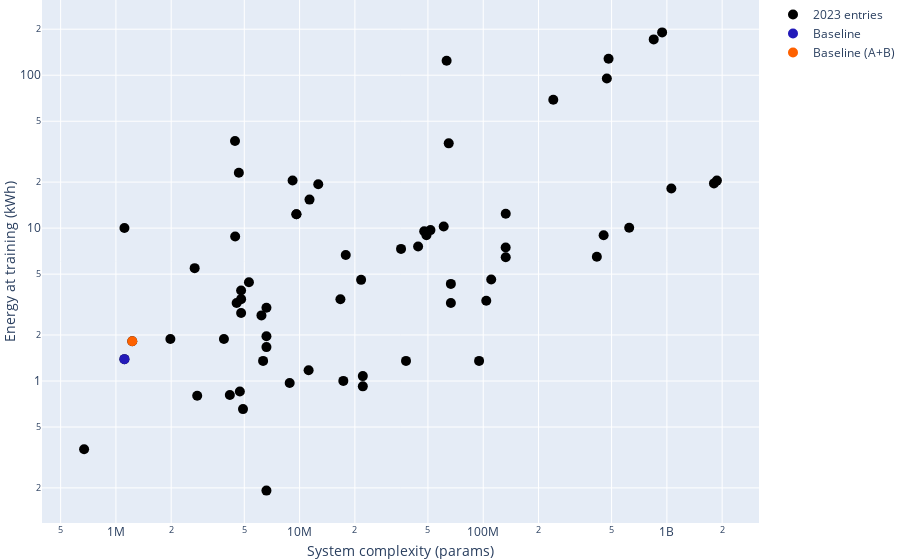
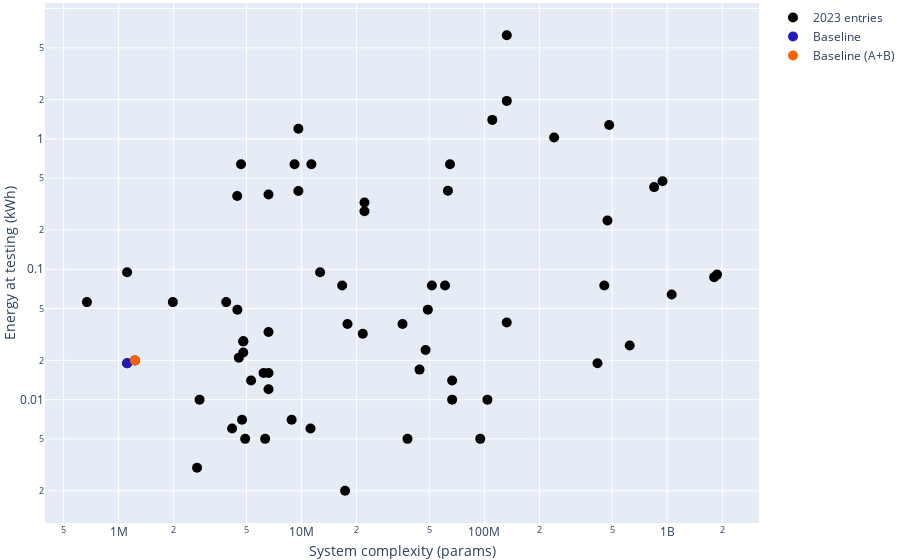

The cell these charts' notebook holds for them, in order:
### Markdown cell above
### Relation between system complexity and energy at training

### Code cell
# Define the variables for the scatter plot.
x = 'system_complexity_params'       # X-axis data column

# Define labels for the x and y axes.
x_axes_lab = 'System complexity (params)'

# Column containing code or labels to be displayed on the plot.
code = 'code'

for y_label, phase in zip(['training', 'test'], ["training", "testing"]):
    y = f'energy_{y_label}_normalized'     # Y-axis data column
    y_axes_lab = f'Energy at {phase} (kWh)'

    # Create a scatter plot using the 'scatter_all' function, but don't display it immediately (show=False).
    fig = scatter_all(df_only_23, x, y, x_axes_lab, y_axes_lab, code, add_base=True, year=2023, show=False)
    
    # Update the layout of the figure to customize legend, axis titles, dimensions, and margins.
    fig.update_layout(
        xaxis=dict(
            title_standoff=10,          # Remove spacing between label and axis
        ),
        yaxis=dict(
            title_standoff=10,          # Remove spacing between label and axis
        ),
        margin=dict(l=0, r=0, t=0, b=0.5),  # Set margins for the plot
    )
    
    # Display the figure.
    fig.show()
    
    # Specify the directory for saving the figure and the file name.
    file_name = os.path.join(fig_dir, f'sc-energy-{phase}.pdf')
    
    # Save the figure to the specified file with a defined format and scaling.
    save_image(fig, file_name)

### Figure 1 — Plotly figure (JSON) as saved in the notebook; plotly's stock layout.template omitted (floating-point values rounded to 4 significant figures)
{"data": [{"marker": {"color": "black", "size": 10}, "mode": "markers", "name": "2023 entries", "text": ["Baseline_task4a_1", "Baseline_task4a_2", "Li_USTC_task4a_5", "Li_USTC_task4a_7", "Liu_NSYSU_task4_3", "Liu_NSYSU_task4_4", "Liu_NSYSU_task4_7", "Lee_CAU_task4A_1", "Lee_CAU_task4A_2", "Cheimariotis_DUTH_task4a_1", "Cheimariotis_DUTH_task4a_2", "Chen_CHT_task4_1", "Chen_CHT_task4_2", "Xiao_FMSG_task4a_1", "Xiao_FMSG_task4a_2", "Xiao_FMSG_task4a_3", "Xiao_FMSG_task4a_4", "Guan_HIT_task4a_3", "Wang_XiaoRice_task4a_1", "Zhang_IOA_task4_5", "Zhang_IOA_task4_6", "Zhang_IOA_task4_7", "Wu_NCUT_task4a_1", "Barahona_AUDIAS_task4a_1", "Barahona_AUDIAS_task4a_3", "Gan_NCUT_task4_1", "Liu_SRCN_task4a_4", "Kim_GIST-HanwhaVision_task4a_1", "Kim_GIST-HanwhaVision_task4a_2", "Kim_GIST-HanwhaVision_task4a_3", "Wenxin_TJU_task4a_5", "Wenxin_TJU_task4a_7", "Li_USTC_task4a_1", "Li_USTC_task4a_2", "Liu_NSYSU_task4_1", "Liu_NSYSU_task4_2", "Liu_NSYSU_task4_5", "Chen_CHT_task4_3", "Chen_CHT_task4_4", "Xiao_FMSG_task4a_5", "Xiao_FMSG_task4a_6", "Xiao_FMSG_task4a_7", "Xiao_FMSG_task4a_8", "Guan_HIT_task4a_1", "Guan_HIT_task4a_2", "Guan_HIT_task4a_5", "Wang_XiaoRice_task4a_2", "Wang_XiaoRice_task4a_3", "Zhang_IOA_task4_1", "Zhang_IOA_task4_2", "Zhang_IOA_task4_3", "Wu_NCUT_task4a_2", "Wu_NCUT_task4a_3", "Barahona_AUDIAS_task4a_5", "Barahona_AUDIAS_task4a_7", "Gan_NCUT_task4_2", "Gan_NCUT_task4_3", "Liu_SRCN_task4a_1", "Liu_SRCN_task4a_2", "Liu_SRCN_task4a_3", "Kim_GIST-HanwhaVision_task4a_4", "Kim_GIST-HanwhaVision_task4a_5", "Kim_GIST-HanwhaVision_task4a_6", "Wenxin_TJU_task4a_1", "Wenxin_TJU_task4a_2", "Wenxin_TJU_task4a_3"], "type": "scatter", "x": [1112420, 1227236, 103884000, 2684000, 6600000, 22100000, 22100000, 6200000, 6600000, 6600000, 6600000, 4920104, 6329384, 2770884, 8832068, 4729412, 4171844, 4460124, 671000, 11325746, 9160520, 4670390, 17307000, 1112420, 12637170, 11200000, 5300000, 4542556, 4804956, 4804956, 47700000, 44200000, 623304000, 415536000, 132600000, 132600000, 110500000, 37976304, 94940760, 21629908, 51596456, 16687376, 60916904, 17840496, 35680992, 49061364, 3873000, 1979000, 240652180, 64870560, 481304360, 66637000, 66637000, 4449680, 63185850, 132500000, 452500000, 1804800000, 1057200000, 1872000000, 4804956, 9609912, 9609912, 942000000, 471000000, 847800000], "xaxis": "x", "y": [1.39, 1.821, 3.347, 5.472, 0.192, 1.077, 0.923, 2.686, 3.011, 1.666, 1.964, 0.655, 1.354, 0.8, 0.971, 0.853, 0.811, 8.806, 0.358, 15.36, 20.48, 23.04, 1.002, 10.01, 19.34, 1.175, 4.425, 3.241, 3.912, 3.432, 9.527, 7.582, 10.04, 6.496, 12.4, 6.453, 4.608, 1.354, 1.354, 4.587, 9.707, 3.426, 10.24, 6.673, 7.313, 8.981, 1.882, 1.882, 69.12, 35.84, 128, 3.238, 4.317, 37.1, 124.3, 7.477, 8.971, 19.61, 18.17, 20.46, 2.783, 12.33, 12.33, 190.5, 95.28, 171.5], "yaxis": "y"}, {"marker": {"color": "#231AB9", "size": 10}, "mode": "markers", "name": "Baseline", "text": "Baseline", "type": "scatter", "x": [1112420], "xaxis": "x", "y": [1.39], "yaxis": "y"}, {"marker": {"color": "#FE6100", "size": 10}, "mode": "markers", "name": "Baseline (A+B)", "text": "Baseline (A+B)", "type": "scatter", "x": [1227236], "xaxis": "x", "y": [1.821], "yaxis": "y"}], "layout": {"autosize": true, "margin": {"b": 0.5, "l": 0, "r": 0, "t": 0}, "showlegend": true, "title": {"x": 0.23}, "xaxis": {"anchor": "y", "autorange": true, "domain": [0, 1], "range": [5.606, 9.493], "title": {"standoff": 10, "text": "System complexity (params)"}, "type": "log"}, "yaxis": {"anchor": "x", "autorange": true, "domain": [0, 1], "range": [-0.9577, 2.521], "title": {"standoff": 10, "text": "Energy at training (kWh)"}, "type": "log"}}}

### Figure 2 — Plotly figure (JSON) as saved in the notebook; plotly's stock layout.template omitted (floating-point values rounded to 4 significant figures)
{"data": [{"marker": {"color": "black", "size": 10}, "mode": "markers", "name": "2023 entries", "text": ["Baseline_task4a_1", "Baseline_task4a_2", "Li_USTC_task4a_5", "Li_USTC_task4a_7", "Liu_NSYSU_task4_3", "Liu_NSYSU_task4_4", "Liu_NSYSU_task4_7", "Lee_CAU_task4A_1", "Lee_CAU_task4A_2", "Cheimariotis_DUTH_task4a_1", "Cheimariotis_DUTH_task4a_2", "Chen_CHT_task4_1", "Chen_CHT_task4_2", "Xiao_FMSG_task4a_1", "Xiao_FMSG_task4a_2", "Xiao_FMSG_task4a_3", "Xiao_FMSG_task4a_4", "Guan_HIT_task4a_3", "Wang_XiaoRice_task4a_1", "Zhang_IOA_task4_5", "Zhang_IOA_task4_6", "Zhang_IOA_task4_7", "Wu_NCUT_task4a_1", "Barahona_AUDIAS_task4a_1", "Barahona_AUDIAS_task4a_3", "Gan_NCUT_task4_1", "Liu_SRCN_task4a_4", "Kim_GIST-HanwhaVision_task4a_1", "Kim_GIST-HanwhaVision_task4a_2", "Kim_GIST-HanwhaVision_task4a_3", "Wenxin_TJU_task4a_5", "Wenxin_TJU_task4a_7", "Li_USTC_task4a_1", "Li_USTC_task4a_2", "Liu_NSYSU_task4_1", "Liu_NSYSU_task4_2", "Liu_NSYSU_task4_5", "Chen_CHT_task4_3", "Chen_CHT_task4_4", "Xiao_FMSG_task4a_5", "Xiao_FMSG_task4a_6", "Xiao_FMSG_task4a_7", "Xiao_FMSG_task4a_8", "Guan_HIT_task4a_1", "Guan_HIT_task4a_2", "Guan_HIT_task4a_5", "Wang_XiaoRice_task4a_2", "Wang_XiaoRice_task4a_3", "Zhang_IOA_task4_1", "Zhang_IOA_task4_2", "Zhang_IOA_task4_3", "Wu_NCUT_task4a_2", "Wu_NCUT_task4a_3", "Barahona_AUDIAS_task4a_5", "Barahona_AUDIAS_task4a_7", "Gan_NCUT_task4_2", "Gan_NCUT_task4_3", "Liu_SRCN_task4a_1", "Liu_SRCN_task4a_2", "Liu_SRCN_task4a_3", "Kim_GIST-HanwhaVision_task4a_4", "Kim_GIST-HanwhaVision_task4a_5", "Kim_GIST-HanwhaVision_task4a_6", "Wenxin_TJU_task4a_1", "Wenxin_TJU_task4a_2", "Wenxin_TJU_task4a_3"], "type": "scatter", "x": [1112420, 1227236, 103884000, 2684000, 6600000, 22100000, 22100000, 6200000, 6600000, 6600000, 6600000, 4920104, 6329384, 2770884, 8832068, 4729412, 4171844, 4460124, 671000, 11325746, 9160520, 4670390, 17307000, 1112420, 12637170, 11200000, 5300000, 4542556, 4804956, 4804956, 47700000, 44200000, 623304000, 415536000, 132600000, 132600000, 110500000, 37976304, 94940760, 21629908, 51596456, 16687376, 60916904, 17840496, 35680992, 49061364, 3873000, 1979000, 240652180, 64870560, 481304360, 66637000, 66637000, 4449680, 63185850, 132500000, 452500000, 1804800000, 1057200000, 1872000000, 4804956, 9609912, 9609912, 942000000, 471000000, 847800000], "xaxis": "x", "y": [0.019, 0.02, 0.01, 0.003, 0.016, 0.325, 0.279, 0.016, 0.012, 0.033, 0.375, 0.005, 0.005, 0.01, 0.007, 0.007, 0.006, 0.049, 0.056, 0.64, 0.64, 0.64, 0.002, 0.095, 0.095, 0.006, 0.014, 0.021, 0.028, 0.023, 0.024, 0.017, 0.026, 0.019, 6.24, 1.957, 1.399, 0.005, 0.005, 0.032, 0.075, 0.075, 0.075, 0.038, 0.038, 0.049, 0.056, 0.056, 1.024, 0.64, 1.28, 0.01, 0.014, 0.365, 0.4, 0.039, 0.075, 0.087, 0.064, 0.091, 0.028, 1.195, 0.398, 0.474, 0.237, 0.427], "yaxis": "y"}, {"marker": {"color": "#231AB9", "size": 10}, "mode": "markers", "name": "Baseline", "text": "Baseline", "type": "scatter", "x": [1112420], "xaxis": "x", "y": [0.019], "yaxis": "y"}, {"marker": {"color": "#FE6100", "size": 10}, "mode": "markers", "name": "Baseline (A+B)", "text": "Baseline (A+B)", "type": "scatter", "x": [1227236], "xaxis": "x", "y": [0.02], "yaxis": "y"}], "layout": {"autosize": true, "margin": {"b": 0.5, "l": 0, "r": 0, "t": 0}, "showlegend": true, "title": {"x": 0.23}, "xaxis": {"anchor": "y", "autorange": true, "domain": [0, 1], "range": [5.606, 9.493], "title": {"standoff": 10, "text": "System complexity (params)"}, "type": "log"}, "yaxis": {"anchor": "x", "autorange": true, "domain": [0, 1], "range": [-2.981, 1.077], "title": {"standoff": 10, "text": "Energy at testing (kWh)"}, "type": "log"}}}
